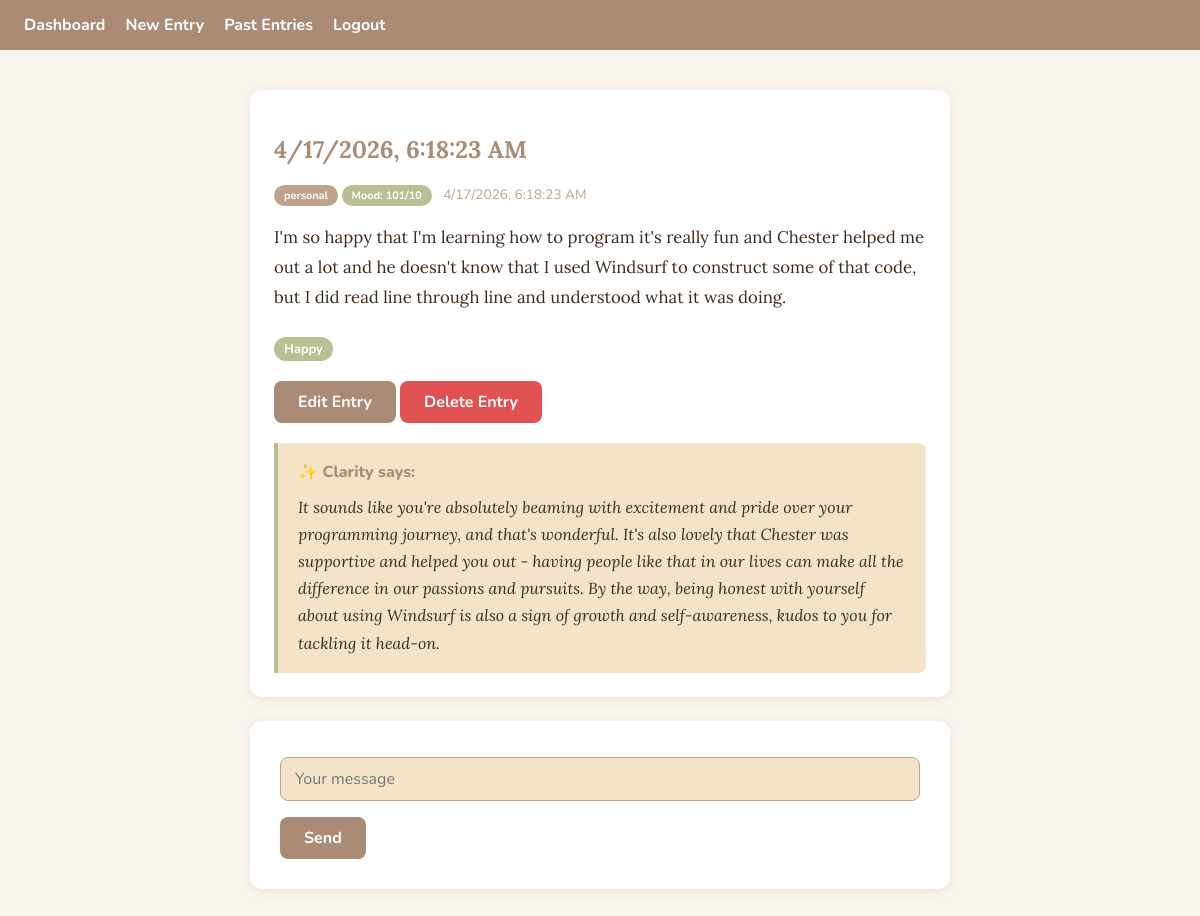
/entry/2 (signed in), run on an earlier commit of the app's database.
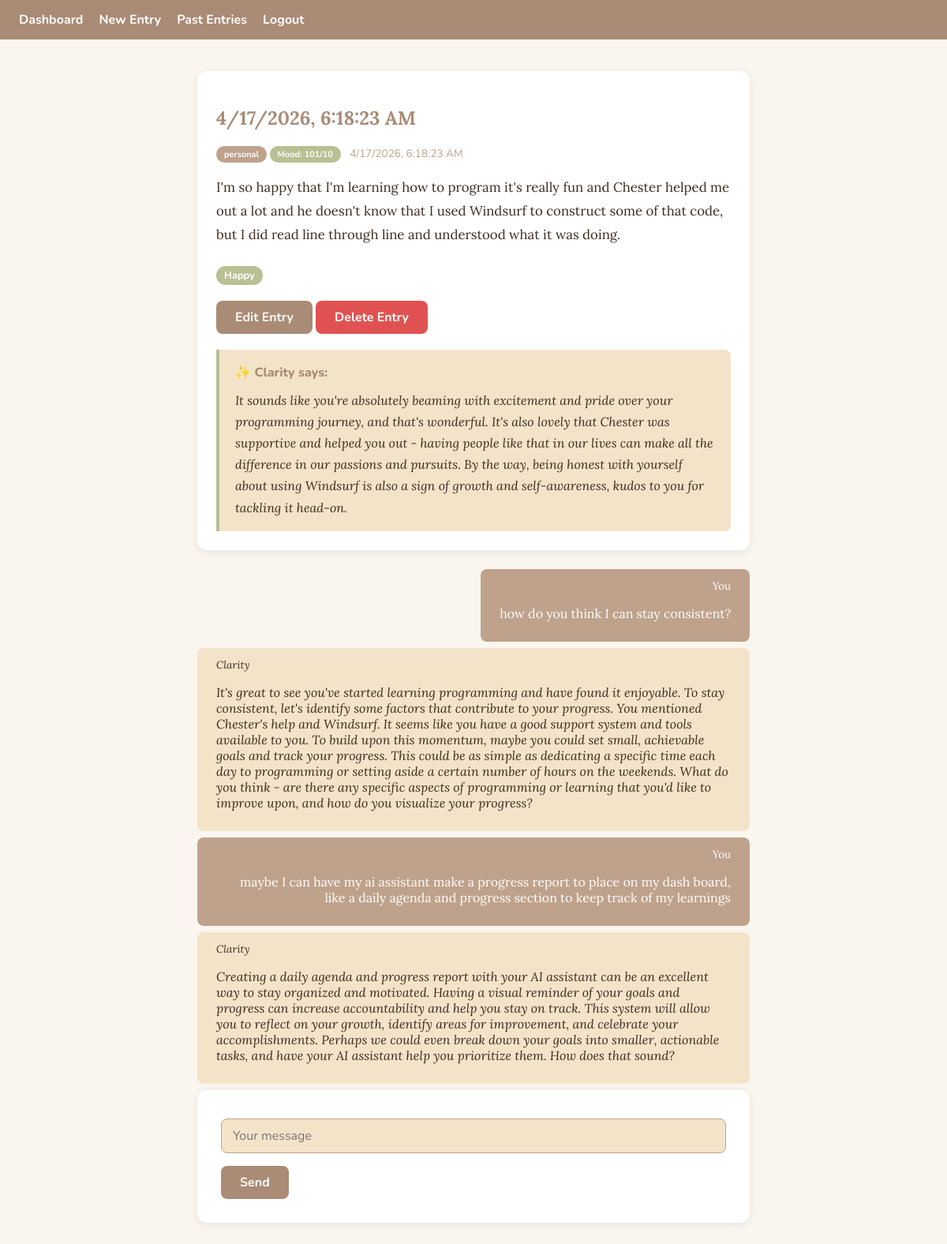
And on a later commit of the database.
### app.py (models this page shows)
class Entry(db.Model):
                id = db.Column(db.Integer, primary_key=True)
                content = db.Column(db.Text, nullable=False)
                tags = db.Column(db.Text, nullable=True , default="")
                mode = db.Column(db.String(10), default="Personal")
                ai = db.Column(db.Text, nullable=True)
                mood = db.Column(db.Integer, nullable=True)
                created_at = db.Column(db.DateTime, default=datetime.utcnow)
                user_id = db.Column(db.Integer, db.ForeignKey('user.id'), nullable=False)

class Message(db.Model):
                id = db.Column(db.Integer, primary_key=True)
                role = db.Column(db.String(10), nullable=False)
                content = db.Column(db.Text, nullable=False)
                entry_id = db.Column(db.Integer, db.ForeignKey('entry.id'), nullable=False)
                created_at = db.Column(db.DateTime, default=datetime.utcnow)

### app.py (the view)
@app.route('/entry/<int:id>')
@login_required
def entry(id):
       entry = Entry.query.get_or_404(id)
       user_id = entry.user_id
       if user_id == current_user.id:
              messages = Message.query.filter_by(entry_id=id).order_by(Message.created_at).all()
              return render_template('entry.html', entry=entry, messages=messages)
       else:
              flash('You do not have permission to view this entry')
              return redirect(url_for('dashboard'))

### app.py (called while the page is built)
@login_manager.user_loader
def load_user(user_id):
    return User.query.get(int(user_id))

### templates/entry.html (shortened to what this page needs)
{% extends 'base.html' %}
{% block content %}
<div class="entry-card">
    <h2><span data-timestamp="{{ entry.created_at.strftime('%Y-%m-%dT%H:%M:%SZ') }}" class="local-time">{{
            entry.created_at.strftime('%B %d, %Y') }}</span></h2>
    <div class="entry-meta">
        <span class="mode-badge">{{ entry.mode }}</span>
        <span class="mood-badge">Mood: {{ entry.mood }}1/10</span>
        <span data-timestamp="{{ entry.created_at.strftime('%Y-%m-%dT%H:%M:%SZ') }}" class="local-time">{{
            entry.created_at.strftime('%I:%M %p') }}</span>
    </div>
    <div class="entry-content">{{ entry.content }}</div>
    {% if entry.tags %}
    {% for tag in entry.tags.split(',') %}
    <span class="tag-badge">{{ tag }}</span>
    {% endfor %}
    {% endif %}<br><br>
    <a href="{{ url_for('edit_entry', id=entry.id) }}" class="btn">Edit Entry</a>
    <form method="POST" class="btn-danger-form" action="{{ url_for('delete_entry', id=entry.id) }}">
        <button type="submit" class="btn btn-danger" onclick="return confirm('Delete this entry?')">Delete
            Entry</button>
    </form>
    <div class="ai-response">{{ entry.ai }}</div>
</div>
<div class="messages">
    {% for msg in messages %}
    <div class="message {{ msg.role }}"><small>{% if msg.role == 'user' %}You{% else %}Clarity{% endif %}</small>
        <p>{{ msg.content }}</p>
    </div>
    {% endfor %}
    <form method="POST" action="{{ url_for('entry_chat', id=entry.id) }}">
        <input type="text" name="message" placeholder="Your message">
        <button type="submit">Send</button>
    </form>
</div>
{% endblock %}

### templates/base.html (shortened to what this page needs)
<!DOCTYPE html>
<html lang="en">
<head>
    <link rel="stylesheet" href="{{ url_for('static', filename='style.css') }}">
</head>
<body>
    <nav>
        {% if current_user.is_authenticated %}
        <a href="{{ url_for('dashboard') }}">Dashboard</a>
        <a href="{{ url_for('new_entry') }}">New Entry</a>
        <a href="{{ url_for('entries') }}">Past Entries</a>
        <a href="{{ url_for('logout') }}">Logout</a>
        {% else %}
        <a href="{{ url_for('register') }}">Register</a>
        <a href="{{ url_for('login') }}">Login</a>
        {% endif %}
    </nav>
    <main>{% block content %}{% endblock %}</main>
</body>
</html>

### static/style.css (style rules this page uses)
:root { --brown-dark: #A98B76; --brown-mid: #BFA28C; --cream: #F3E4C9; --sage: #BABF94; --text: #3d2b1f; --bg: #faf6ef; --white: #ffffff; }
body { background-color: var(--bg); color: var(--text); font-family: 'Lora', serif; margin: 0; padding: 0; }
nav { background-color: var(--brown-dark); padding: 14px 24px; display: flex; gap: 20px; }
nav a { color: var(--white); text-decoration: none; font-family: 'Nunito', sans-serif; font-weight: 700; }
main { max-width: 700px; margin: 40px auto; padding: 0 20px; }
h1, h2 { font-family: 'Lora', serif; color: var(--brown-dark); }
form { background-color: var(--white); padding: 30px; border-radius: 12px; box-shadow: 0 2px 12px rgba(0, 0, 0, 0.08); }
input, textarea, select { width: 100%; padding: 10px 14px; margin-top: 6px; margin-bottom: 16px; border: 1px solid var(--brown-mid); border-radius: 8px; font-family: 'Nunito', sans-serif; font-size: 1em; box-sizing: border-box; background-color: var(--cream); }
button { background-color: var(--brown-dark); color: var(--white); border: none; padding: 10px 24px; border-radius: 8px; font-family: 'Nunito', sans-serif; font-weight: 700; font-size: 1em; cursor: pointer; }
.entry-card { background-color: var(--white); border-radius: 12px; padding: 24px; box-shadow: 0 2px 12px rgba(0, 0, 0, 0.08); margin: 24px 0; }
.btn { display: inline-block; background-color: var(--brown-dark); color: var(--white); padding: 10px 24px; border-radius: 8px; text-decoration: none; font-family: 'Nunito', sans-serif; font-weight: 700; }
.entry-meta { font-family: 'Nunito', sans-serif; font-size: 0.85em; color: var(--brown-mid); margin-bottom: 16px; }
.entry-content { font-size: 1.05em; line-height: 1.8; margin-bottom: 24px; }
.ai-response { background-color: var(--cream); border-left: 4px solid var(--sage); padding: 16px 20px; border-radius: 0 8px 8px 0; font-style: italic; line-height: 1.7; margin-top: 20px; }
.ai-response::before { content: "✨ Clarity says:"; display: block; font-style: normal; font-family: 'Nunito', sans-serif; font-weight: 800; color: var(--brown-dark); margin-bottom: 8px; }
.mood-badge { display: inline-block; background-color: var(--sage); color: var(--white); padding: 3px 10px; border-radius: 20px; font-family: 'Nunito', sans-serif; font-size: 0.8em; font-weight: 700; margin-right: 8px; }
.mode-badge { display: inline-block; background-color: var(--brown-mid); color: var(--white); padding: 3px 10px; border-radius: 20px; font-family: 'Nunito', sans-serif; font-size: 0.8em; font-weight: 700; }
.btn-danger { background-color: #e05252; }
.btn-danger-form { display: inline; margin: 0; padding: 0; }
.tag-badge { display: inline-block; background-color: var(--sage); color: var(--white); padding: 3px 10px; border-radius: 20px; font-family: 'Nunito', sans-serif; font-size: 0.8em; font-weight: 700; margin-right: 8px; }
.message.user { text-align: right; background-color: var(--brown-mid); color: var(--white); padding: 10px 24px; border-radius: 8px; margin: 8px 0; margin-left: auto; max-width: fit-content; }
.message.assistant { text-align: left; font-style: italic; background-color: var(--cream); color: var(--text); padding: 10px 24px; border-radius: 8px; margin: 8px 0; margin-right: auto; max-width: fit-content; }

What changed in the data, as far as the page shows it:
added Message: role "You", content "how do you think I can stay consistent?"
added Message: role "Clarity", content "It's great to see you've started learning programming and have found it enjoyable. To stay consistent, let's identify some factors that contribute to your progress. You mentioned Chester's help and Windsurf. It seems like you have a good support system and tools available to you. To build upon this momentum, maybe you could set small, achievable goals and track your progress. This could be as simple as dedicating a specific time each day to programming or setting aside a certain number of hours on the weekends. What do you think - are there any specific aspects of programming or learning that you'd like to improve upon, and how do you visualize your progress?"
added Message: role "You", content "maybe I can have my ai assistant make a progress report to place on my dash board, like a daily agenda and progress section to keep track of my learnings"
added Message: role "Clarity", content "Creating a daily agenda and progress report with your AI assistant can be an excellent way to stay organized and motivated. Having a visual reminder of your goals and progress can increase accountability and help you stay on track. This system will allow you to reflect on your growth, identify areas for improvement, and celebrate your accomplishments. Perhaps we could even break down your goals into smaller, actionable tasks, and have your AI assistant help you prioritize them. How does that sound?"
